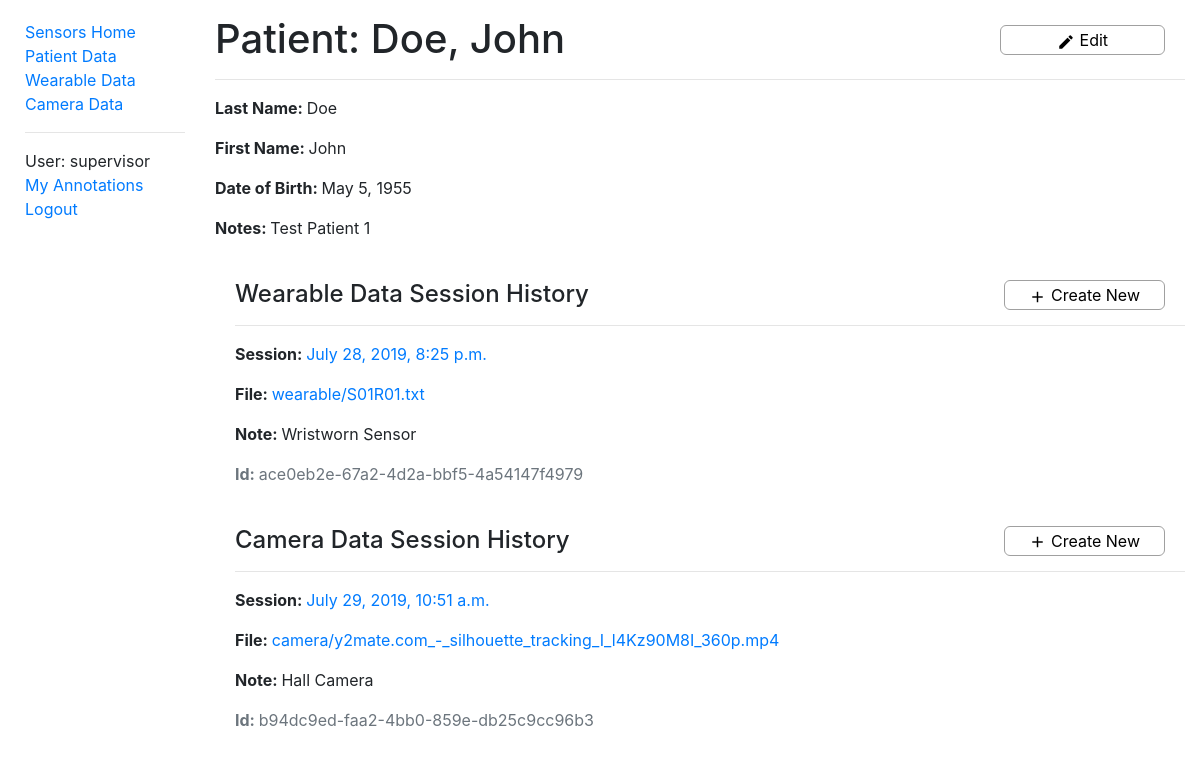
Before: /sensors/patientdata/1 (signed in) with the older database file.
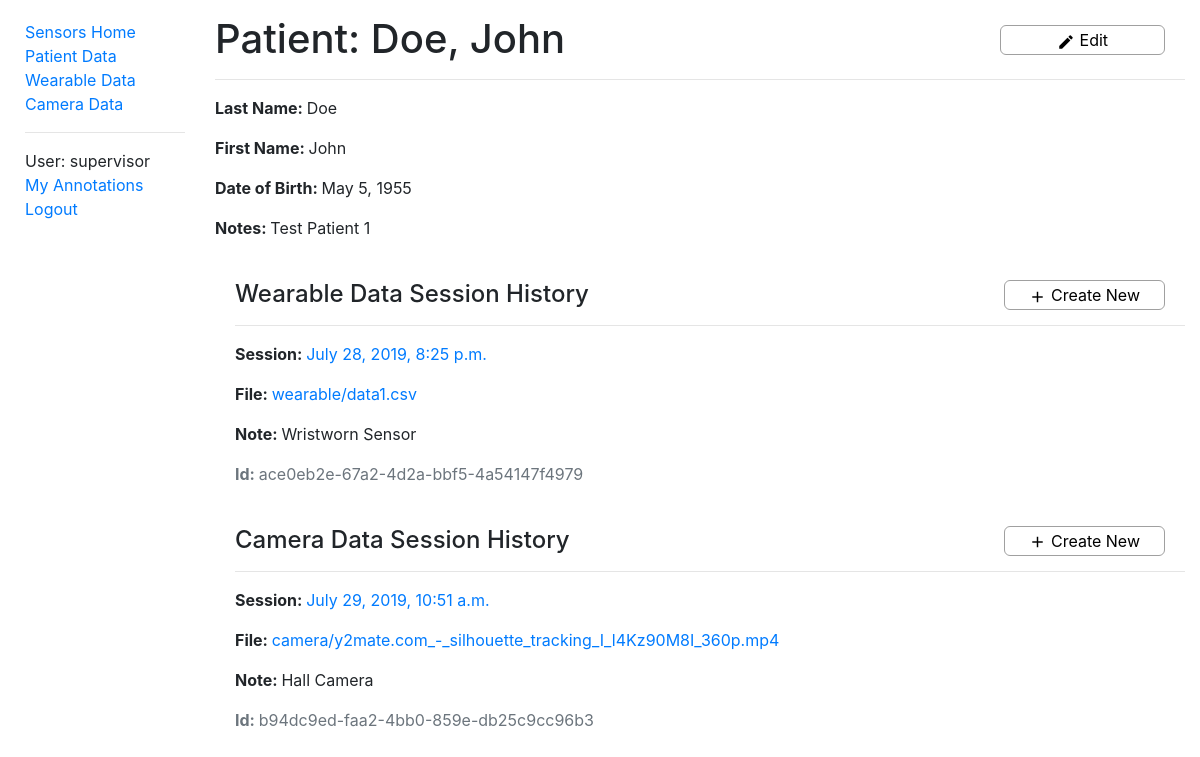
After: the same page with the newer database file.
### sensors/models.py (models this page shows, shortened)
class WearableData(models.Model):
    id = models.UUIDField(primary_key=True, default=uuid.uuid4, help_text='Unique ID for this wearable data')
    patient = models.ForeignKey('PatientData', on_delete=models.CASCADE, null=True, related_name='wearables')
    filename = models.FileField(upload_to='wearable/')
    time = models.DateTimeField(help_text='Session date & time')
    note = models.CharField(max_length=500, help_text='Note regarding wearable data')
    class Meta:
        ordering = ['patient', '-time']
        permissions = (("can_alter_wearabledata", "Can create or edit wearable data entries."),)

### sensors/views.py (the view)
# urls.py: re_path(r'^patientdata/(?P<pk>\d+)$', views.PatientDataDetailView.as_view(), name='patientdata-detail'),
class PatientDataDetailView(LoginRequiredMixin, generic.DetailView):
    model = PatientData

### sensors/context_processors.py (called while the page is built)
def extra_context(request):
    return {'media_url': settings.MEDIA_URL}

### sensors/models.py (called while the page is built)
    def __str__(self):
        return f'{self.last_name}, {self.first_name}'

### sensors/templates/sensors/patientdata_detail.html
{% extends "base.html" %}
{% block content %}
  <div class="titleText">
    <h1>Patient: {{ patientdata }}</h1>
    {% if perms.sensors.can_alter_patientdata %}
      <button id="edit" class="titleButton controlButtonXL" data-toggle="tooltip" data-placement="bottom" data-trigger="hover"
            title="Edit Camera Data"><i class="material-icons buttonIconS">create</i> Edit</button>
    {% endif %}
  </div>
  <hr>
  <p><strong>Last Name: </strong>{{ patientdata.last_name }}</p>
  <p><strong>First Name: </strong>{{ patientdata.first_name }}</p>
  <p><strong>Date of Birth: </strong>{{ patientdata.date_of_birth }}</p>
  <p><strong>Notes: </strong>{{ patientdata.notes }}</p>
  <div style="margin-left:20px;margin-top:40px">
    <div class="titleText">
      <h4>Wearable Data Session History</h4>
      {% if perms.sensors.can_alter_wearabledata %}
        <button type='button' class="createNewSessionButton controlButtonXL"
                onclick='window.location.href="{% url 'create_wearabledata' patientdata.id %}"'>
          <i class="material-icons buttonIconS">add</i> Create New
        </button>
      {% endif %}
    </div>
    {% for wearable in patientdata.wearables.all %}
      <hr>
      <p><strong>Session: </strong><a href="{% url 'wearabledata-detail' wearable.id %}">{{ wearable.time }}</a></p>
      <p><strong>File: </strong><a href="{{ media_url }}{{ wearable.filename }}">{{ wearable.filename }}</a></p>
      <p><strong>Note: </strong>{{wearable.note}}</p>
      <p class='text-muted'><strong>Id: </strong>{{wearable.id}}</p>
    {% empty %}
      <hr>
      <p><em>No data.</em></p>
    {% endfor %}
  </div>
  <div style="margin-left:20px;margin-top:40px">
    <div class="titleText">
      <h4>Camera Data Session History</h4>
      {% if perms.sensors.can_alter_cameradata %}
        <button type='button' class="createNewSessionButton controlButtonXL"><i class="material-icons buttonIconS">add</i> Create New</button>
      {% endif %}
    </div>
    {% for camera in patientdata.cameras.all %}
      <hr>
      <p><strong>Session: </strong><a href="{% url 'cameradata-detail' camera.id %}">{{ camera.time }}</a></p>
      <p><strong>File: </strong><a href="{{ media_url }}{{ camera.filename }}">{{ camera.filename }}</a></p>
      <p><strong>Note: </strong>{{camera.note}}</p>
      <p class='text-muted'><strong>Id: </strong>{{camera.id}}</p>
    {% empty %}
      <hr>
      <p><em>No data.</em></p>
    {% endfor %}
  </div>
{% endblock %}

Changed rows visible on the page:
changed WearableData "Wristworn Sensor": filename "wearable/S01R01.txt" → "wearable/data1.csv"
